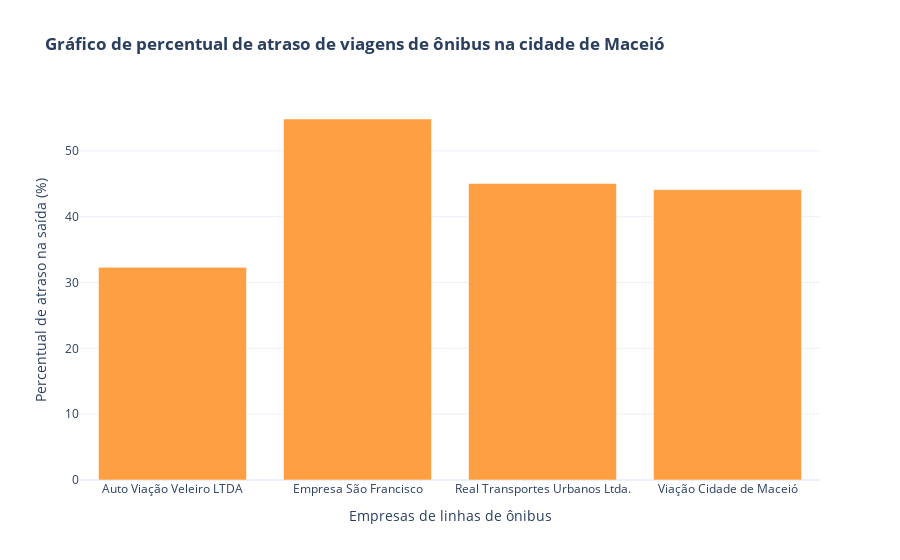

The cell this chart's notebook holds for it:
### Code cell
grafico2 = grafico_atraso_empresa(df)
grafico2

### Figure 1 — Plotly figure (JSON) as saved in the notebook; plotly's stock layout.template omitted (floating-point values rounded to 4 significant figures)
{"data": [{"marker": {"color": "#ff9f43"}, "type": "bar", "x": ["Auto Viação Veleiro LTDA", "Empresa São Francisco", "Real Transportes Urbanos Ltda.", "Viação Cidade de Maceió"], "y": [32.31, 54.85, 45.05, 44.12]}], "layout": {"barmode": "stack", "title": {"text": "<b>Gráfico de percentual de atraso de viagens de ônibus na cidade de Maceió</b>"}, "xaxis": {"title": {"text": "Empresas de linhas de ônibus"}}, "yaxis": {"title": {"text": "Percentual de atraso na saída (%)"}}}}
